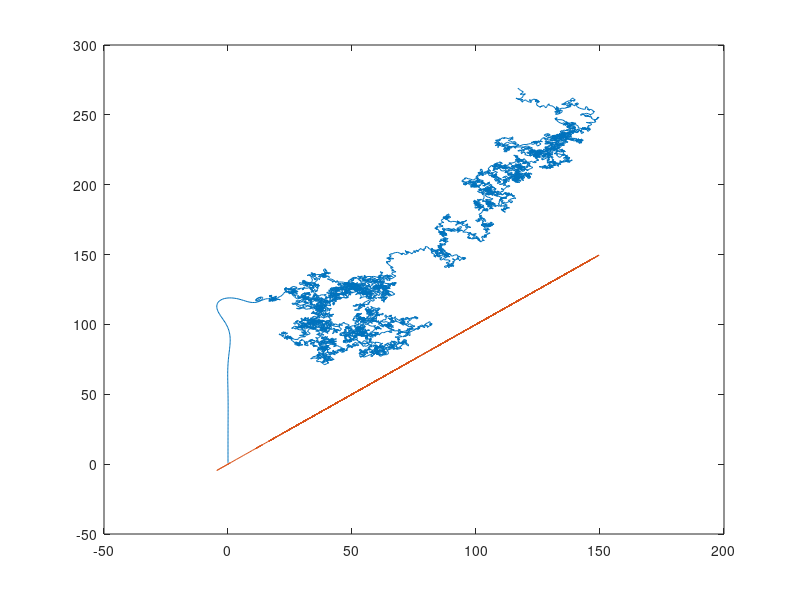

The MATLAB script that drew this image:
clc
clear all
close all
T = 107.3;
k = 0.185;
kp = 1;
kd = 10;
ki = 0.01;
v = 10;
del_t = 0.1;
psi_d = 45*pi/180;
%t = 0:del_t:4000;
a = 1+k*kd;
b = k*kp;
c = k*ki;
d = psi_d*k*ki;
%% Example 4
% Solve y'''(t)+4y''(t)+6y'(t)+4y(t)=gamma(t),  y''(0)=0, y'(0)=-1, y(0)=0
q0 = [0; 0; 0];         % Initial Condition (vector)
h=0.1;                   % Time step
t = 0:h:5000;               % t goes from 0 to 2 seconds.
A = [0 1 0; 0 0 1; -a -b -c];  % A Matrix
B = [0; 0; 1];                 % B Matrix


qstar = zeros(3,length(t));  % Preallocate array (good coding practice)

qstar(:,1) = q0;             % Initial condition gives solution at t=0.
for i=1:(length(t)-1)
  k1 = A*qstar(:,i)+B*d;            % Approx for y gives approx for deriv
  q1 = qstar(:,i)+k1*h/2;           % Intermediate value
  k2 = A*q1+B*d;                    % Approx deriv at intermediate value.
  qstar(:,i+1) = qstar(:,i) + k2*h; % Approx solution at next value of q
end

i = 1;
x = [0];
while i < length(t)
    x(end+1) = x(end) + v*sin(qstar(1,i))*del_t;
    i = i+1;
end
y = [0];
for k = 1:length(x)
    if k == 1
        y(k) = 0 + v*cos(qstar(1,k))*del_t;
    else
        y(k) = y(k-1) + v*cos(qstar(1,k))*del_t;
    end
end
plot(x,y,x,x)
%xlabel("x")
%ylabel("y")
%title("x vs. y")